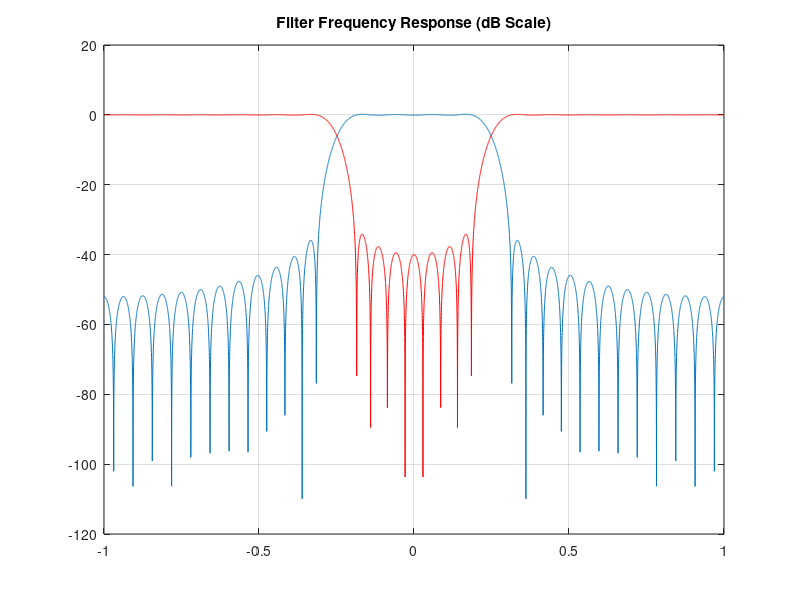
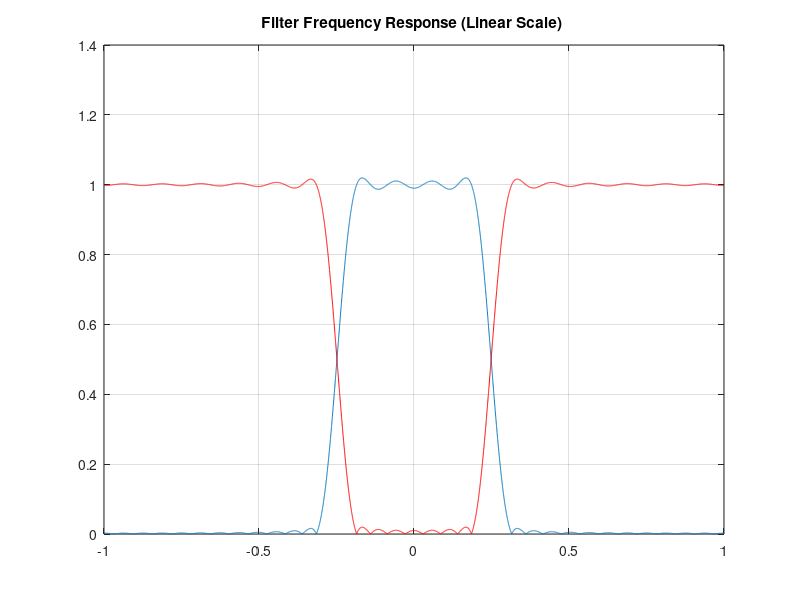

Source code (MATLAB) for these figures, in order:
close all; clear; clc

h_lp=firls(30,[0 .2 .3 1],[1 1 0 0]);
h_hp=firls(30,[0 .2 .3 1],[0 0 1 1]);

NumFFT = 8192;
Freqs = linspace(-1,1,NumFFT);

figure
plot(Freqs,20*log10(abs(fftshift(fft(h_lp,NumFFT)))));hold
plot(Freqs,20*log10(abs(fftshift(fft(h_hp,NumFFT)))),'r');
title('Filter Frequency Response (dB Scale)')
grid on;hold

figure
plot(Freqs,(abs(fftshift(fft(h_lp,NumFFT)))));hold
plot(Freqs,(abs(fftshift(fft(h_hp,NumFFT)))),'r');
title('Filter Frequency Response (Linear Scale) ')
grid on;hold
